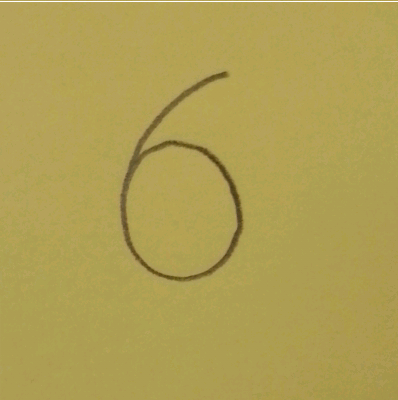
#> input picture Ch05/Images/digit_6.png, 398 x 400 px
$ python x_LR_user_input.py
#> lines starting #> are read from the running program, lines starting #| are printed output that depends on the picture
import numpy as np
from skimage import io, color, transform
from sklearn.linear_model import LogisticRegression
from sklearn.model_selection import train_test_split
from sklearn.metrics import classification_report
from sklearn.impute import SimpleImputer

# Load the data
def load_data():
    # Load the images
    digits = np.zeros((500, 400))
    for i in range(10):
        for j in range(50):
            path = f"../Images/digit_6.png"
            digit = io.imread(path)
#> digit is the input picture: shape (400, 398, 4); mean R, G, B, A 175.3, 158.9, 83.3, 255
            if len(digit.shape) > 2 and digit.shape[2] == 4:
                digit = color.rgba2rgb(digit)
#> digit: shape (400, 398, 3) float64
            digit = color.rgb2gray(digit)
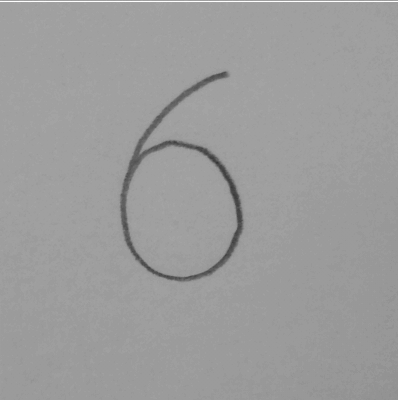
#> digit: shape (400, 398) float64; min 0.208, max 1, mean 0.615
            digit = transform.resize(digit, (20, 20))
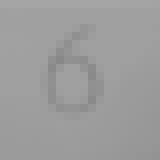
#> digit: shape (20, 20) float64 (shown 8 times larger); min 0.534, max 0.65, mean 0.616
            digit = np.reshape(digit, (1, 400))
            digits[i * 50 + j] = digit
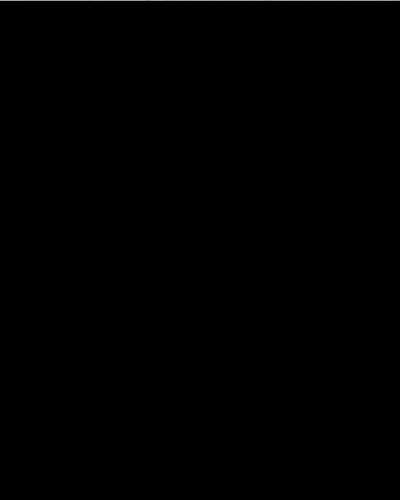
#> digits: shape (500, 400) float64; min 0, max 0.65, mean 0.00123

    # Load the labels
    labels = np.zeros((500))
#> labels = 500 values from 0 to 0
    for i in range(10):
        labels[i * 50: (i + 1) * 50] = i
#> after the loop, labels = 500 values from 0 to 9

    return digits, labels

# Preprocess the data
def preprocess_data(digits):
    # Replace NaN values with the mean value of each feature
    imputer = SimpleImputer()
    digits = imputer.fit_transform(digits)
    digits -= np.mean(digits, axis=0)
    digits /= np.std(digits, axis=0)
    return digits

# Split the data into training and testing sets
digits, labels = load_data()
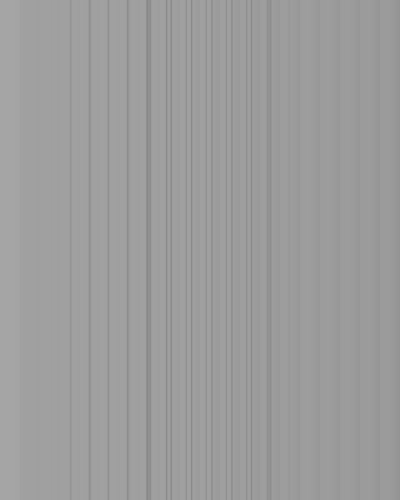
#> digits: shape (500, 400) float64; min 0.534, max 0.65, mean 0.616
#> labels = 500 values from 0 to 9
digits = preprocess_data(digits)
#> in preprocess_data, `digits -= np.mean(digits, axis=0)`:
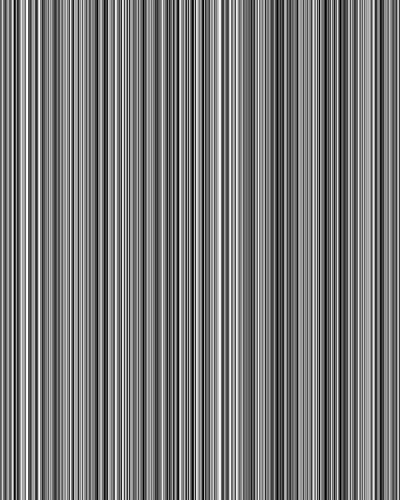
#> digits: shape (500, 400) float64; min -7.88e-15, max 8.44e-15, mean -1.31e-16; drawn with min black and max white
#> in preprocess_data, `digits /= np.std(digits, axis=0)`: digits: shape (500, 400) float64; every value is NaN or infinite
X_train, X_test, y_train, y_test = train_test_split(digits, labels, test_size=0.3, random_state=42)
#> X_train: shape (350, 400) float64; every value is NaN or infinite
#> X_test: shape (150, 400) float64; every value is NaN or infinite
#> y_train = 350 values, max 9 at index 4, min 0 at index 0, mean 4.55; y_test = 150 values, max 9 at index 9, min 0 at index 10, mean 4.39

# Train the model
#> (the run stopped early here; a loop or call above may not have finished)
